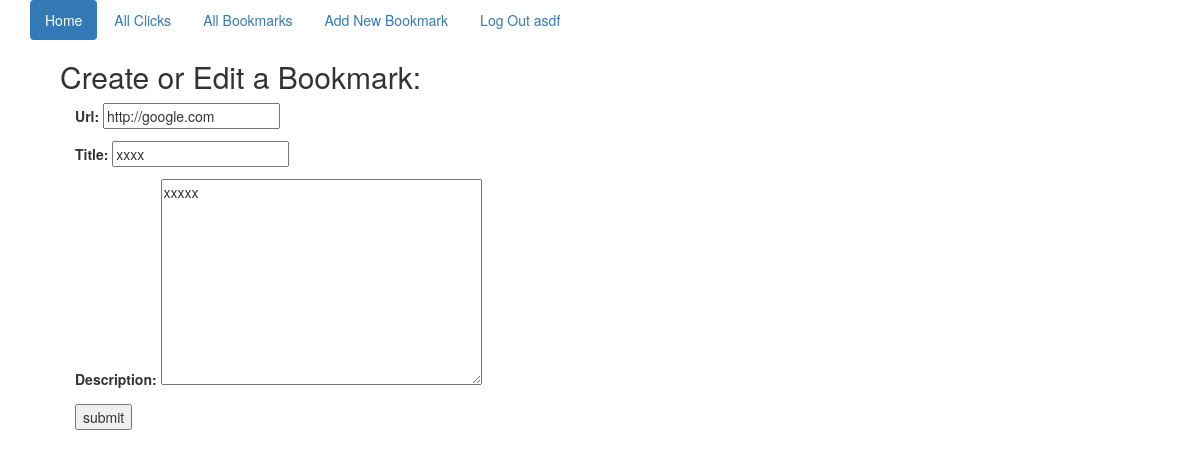
Page /edit/12 (signed in) on the committed database.
### shorten_app/models.py (models this page shows, shortened)
class Url(models.Model):
    url = models.URLField()
    title = models.CharField(max_length=100)
    description = models.TextField()
    short_version = models.CharField(max_length=30)
    added = models.DateTimeField(auto_now_add=True)
    user = models.ForeignKey(User)
    class Meta:
        ordering = ["-added"]

### shorten_app/views.py (the view)
# urls.py: url(r'^edit/(?P<pk>\w+)', EditLink.as_view(), name="edit_urls"),
class EditLink(UpdateView):
    model = Url
    fields = ('url', 'title', 'description')

### templates/shorten_app/url_form.html (shortened to what this page needs)
{% extends 'base.html' %}
{% block content %}
    <div class="container">
    {% if request.user.is_authenticated %}
    <div><h2>Create or Edit a Bookmark:</h2></div>
    <div class="container">
        <form action="" method="post">
            {{ form.as_p }}
            <input type="submit" value="submit">
        </form>
    </div>
    {% else %}
        <h2>Log in to start making bookmarks!</h2>
    {% endif %}
    </div>
{% endblock %}

### templates/base.html (shortened to what this page needs)
<!DOCTYPE html>
<html lang="en">
<head>
    <link href="https://maxcdn.bootstrapcdn.com/bootstrap/3.3.6/css/bootstrap.min.css" rel="stylesheet">
</head>
<body>
    <div class="container">
        <ul class="nav nav-pills">
            <li role="presentation" class="active"><a href="{% url 'index' %}">Home</a></li>
            <li role="presentation"><a href="{% url 'all_clicks' %}">All Clicks</a></li>
            <li role="presentation"><a href="{% url 'all_links' %}">All Bookmarks</a></li>
            <li role="presentation"><a href="{% url 'create_link' %}">Add New Bookmark</a></li>
            {% if request.user.is_authenticated %}
                <li role="presentation"><a href="{% url 'logout' %}">Log Out {{ request.user }}</a></li>
            {% else %}
                <li role="presentation"><a href="{% url 'login' %}">Log In</a></li>
            {% endif %}
        </ul>
<div class="container">{% block content %}{% endblock %}</div>
</div>
</body>
</html>

### rows in the picture
Url: url "http://google.com", title "xxxx", description "xxxxx"

### other values in the picture
{{ request.user }} "asdf"
